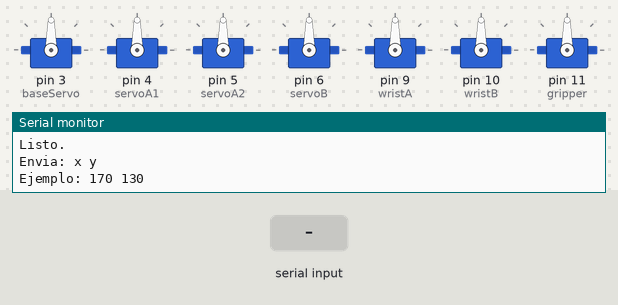
Simulated run of this sketch. Board: Arduino Uno, built with avr-gcc and run on an emulated ATmega328P. On the bench: 7 × servo, the last lines printed to the serial monitor. The inputs (shaded band) are chosen by the test bench.

Above: at 1.2 s.
1.3 s: "90,45\n" received over Serial
At 2.57 s:
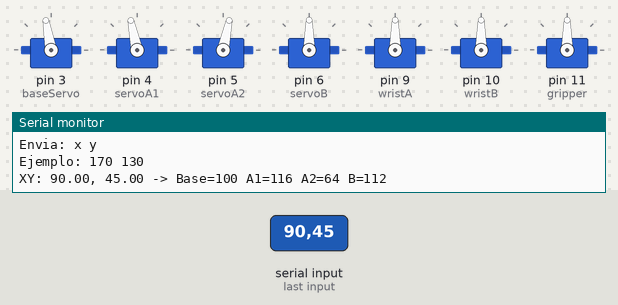
4.3 s: "30,150\n" received over Serial
At 7.2 s:
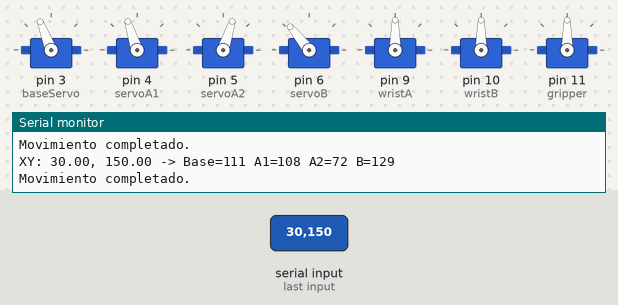
7.3 s: "200\n" received over Serial
At 10.2 s:
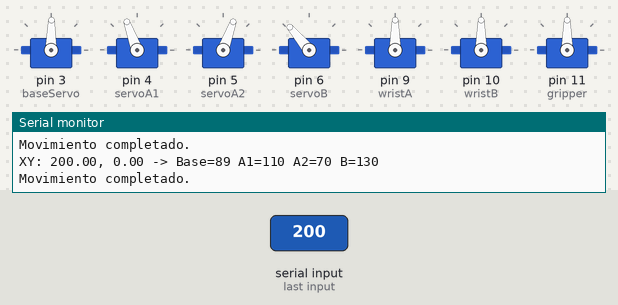
Timing chart, 0 to 11.7 s (numbered marks = the images above; inputs shaded):
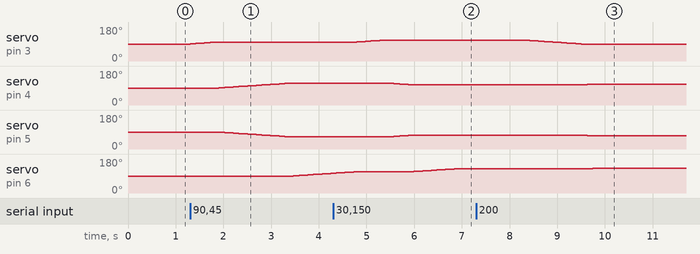

Measured:
- after the input at 1.3 s, servo on pin 3 (baseServo): moves from 90° to 100° over 0.54 s, starting at once; servo on pin 4 (servoA1): moves from 90° to 116° over 1.5 s, starting after 0.60 s
- after the input at 4.3 s, servo on pin 3 (baseServo): moves from 100° to 111° over 0.60 s, starting after 0.49 s; servo on pin 4 (servoA1): moves from 116° to 108° over 0.42 s, starting after 1.2 s; servo on pin 5 (servoA2): moves from 64° to 72° over 0.42 s, starting after 1.2 s
- after the input at 7.3 s, servo on pin 3 (baseServo): moves from 111° to 89° over 1.3 s, starting after 1.0 s; servo on pin 4 (servoA1): 108° → 109° after 2.3 s, → 110° 0.06 s later; servo on pin 5 (servoA2): 72° → 71° after 2.3 s, → 70° 0.06 s later; servo on pin 6 (servoB): 129° → 130° after 2.4 s

The sketch:

ik_empirical_v1.ino
```cpp
#include <Servo.h>
#include <math.h>

// =========================
// SERVOS
// =========================
Servo baseServo;   // pin 3
Servo servoA1;     // pin 4
Servo servoA2;     // pin 5 (mirror)
Servo servoB;      // pin 6
Servo wristA;      // pin 9
Servo wristB;      // pin 10
Servo gripper;     // pin 11

// =========================
// CONFIG
// =========================
const int WRISTA_FIXED = 90;
const int WRISTB_FIXED = 90;
const int GRIPPER_FIXED = 90;

// Movimiento lento: si antes usabas ~12-15, esto ya es mucho más lento
const int STEP_DELAY_MS = 60;

// Restricción dada
const int A1_MIN = 55;

// =========================
// POSICIONES ACTUALES
// =========================
int posBase = 90;
int posA1   = 90;
int posA2   = 90;
int posB    = 90;
int posWA   = 90;
int posWB   = 90;
int posGrip = 90;

// =========================
// DATOS DE CALIBRACIÓN
// Formato: x, y, base, a1, b
// Coordenadas en TU sistema de mesa
// =========================
struct Sample {
  float x;
  float y;
  float base;
  float a1;
  float b;
};

const int N = 10;
Sample samples[N] = {
  {  41,  20, 109, 122,  90},
  { 272, 150,  63, 105, 134},
  { 194, 138,  82, 105, 134},
  { 170, 130,  90, 114, 134},
  { 350, 245,  33, 101, 140},
  {  76,  86,  96, 111, 121},
  {  39, 180, 118, 103, 142},
  { 348,  59,  47, 121,  95},
  { 178, 229,  69,  96, 159},
  { 329, 101,  45, 114, 114}
};

// =========================
// UTILIDADES
// =========================
float dist2D(float x1, float y1, float x2, float y2) {
  float dx = x1 - x2;
  float dy = y1 - y2;
  return sqrt(dx * dx + dy * dy);
}

void moveSmooth(Servo &servo, int &currentPos, int target) {
  while (currentPos != target) {
    if (currentPos < target) currentPos++;
    else currentPos--;

    servo.write(currentPos);
    delay(STEP_DELAY_MS);
  }
}

void moveMirrorSmooth(int targetA1) {
  int targetA2 = 180 - targetA1;

  while (posA1 != targetA1 || posA2 != targetA2) {
    if (posA1 < targetA1) posA1++;
    else if (posA1 > targetA1) posA1--;

    if (posA2 < targetA2) posA2++;
    else if (posA2 > targetA2) posA2--;

    servoA1.write(posA1);
    servoA2.write(posA2);

    delay(STEP_DELAY_MS);
  }
}

// =========================
// IK EMPÍRICA POR INTERPOLACIÓN
// Usa 3 vecinos más cercanos con ponderación por distancia
// =========================
bool estimateAnglesFromXY(float x, float y, float &baseOut, float &a1Out, float &bOut) {
  int idx1 = -1, idx2 = -1, idx3 = -1;
  float d1 = 1e9, d2 = 1e9, d3 = 1e9;

  for (int i = 0; i < N; i++) {
    float d = dist2D(x, y, samples[i].x, samples[i].y);

    if (d < d1) {
      d3 = d2; idx3 = idx2;
      d2 = d1; idx2 = idx1;
      d1 = d;  idx1 = i;
    } else if (d < d2) {
      d3 = d2; idx3 = idx2;
      d2 = d;  idx2 = i;
    } else if (d < d3) {
      d3 = d;  idx3 = i;
    }
  }

  if (idx1 < 0 || idx2 < 0 || idx3 < 0) return false;

  // Si cae casi encima de un punto calibrado, úsalo directo
  if (d1 < 1.0) {
    baseOut = samples[idx1].base;
    a1Out   = samples[idx1].a1;
    bOut    = samples[idx1].b;
    return true;
  }

  // Pesos inversos a distancia
  float w1 = 1.0 / (d1 + 0.001);
  float w2 = 1.0 / (d2 + 0.001);
  float w3 = 1.0 / (d3 + 0.001);
  float ws = w1 + w2 + w3;

  baseOut = (w1 * samples[idx1].base + w2 * samples[idx2].base + w3 * samples[idx3].base) / ws;
  a1Out   = (w1 * samples[idx1].a1   + w2 * samples[idx2].a1   + w3 * samples[idx3].a1)   / ws;
  bOut    = (w1 * samples[idx1].b    + w2 * samples[idx2].b    + w3 * samples[idx3].b)    / ws;

  return true;
}

// =========================
// SETUP
// =========================
void setup() {
  Serial.begin(115200);

  baseServo.attach(3);
  servoA1.attach(4);
  servoA2.attach(5);
  servoB.attach(6);
  wristA.attach(9);
  wristB.attach(10);
  gripper.attach(11);

  // Estado inicial
  baseServo.write(posBase);
  servoA1.write(posA1);
  servoA2.write(posA2);
  servoB.write(posB);
  wristA.write(posWA);
  wristB.write(posWB);
  gripper.write(posGrip);

  // Fijar muñeca y gripper
  moveSmooth(wristA, posWA, WRISTA_FIXED);
  moveSmooth(wristB, posWB, WRISTB_FIXED);
  moveSmooth(gripper, posGrip, GRIPPER_FIXED);

  Serial.println("Listo.");
  Serial.println("Envia: x y");
  Serial.println("Ejemplo: 170 130");
}

// =========================
// LOOP
// =========================
void loop() {
  if (Serial.available() > 0) {
    float x = Serial.parseFloat();
    float y = Serial.parseFloat();

    while (Serial.available()) Serial.read();

    float targetBase, targetA1, targetB;

    bool ok = estimateAnglesFromXY(x, y, targetBase, targetA1, targetB);

    if (!ok) {
      Serial.println("Error calculando angulos.");
      return;
    }

    int baseCmd = constrain((int)round(targetBase), 0, 180);
    int a1Cmd   = constrain((int)round(targetA1), A1_MIN, 180);
    int bCmd    = constrain((int)round(targetB), 0, 180);

    Serial.print("XY: ");
    Serial.print(x); Serial.print(", ");
    Serial.print(y); Serial.print(" -> ");

    Serial.print("Base=");
    Serial.print(baseCmd);
    Serial.print(" A1=");
    Serial.print(a1Cmd);
    Serial.print(" A2=");
    Serial.print(180 - a1Cmd);
    Serial.print(" B=");
    Serial.println(bCmd);

    // Movimiento secuencial lento
    moveSmooth(baseServo, posBase, baseCmd);
    moveMirrorSmooth(a1Cmd);
    moveSmooth(servoB, posB, bCmd);

    // Muñeca/gripper se mantienen fijos
    moveSmooth(wristA, posWA, WRISTA_FIXED);
    moveSmooth(wristB, posWB, WRISTB_FIXED);
    moveSmooth(gripper, posGrip, GRIPPER_FIXED);

    Serial.println("Movimiento completado.");
  }
}
```
